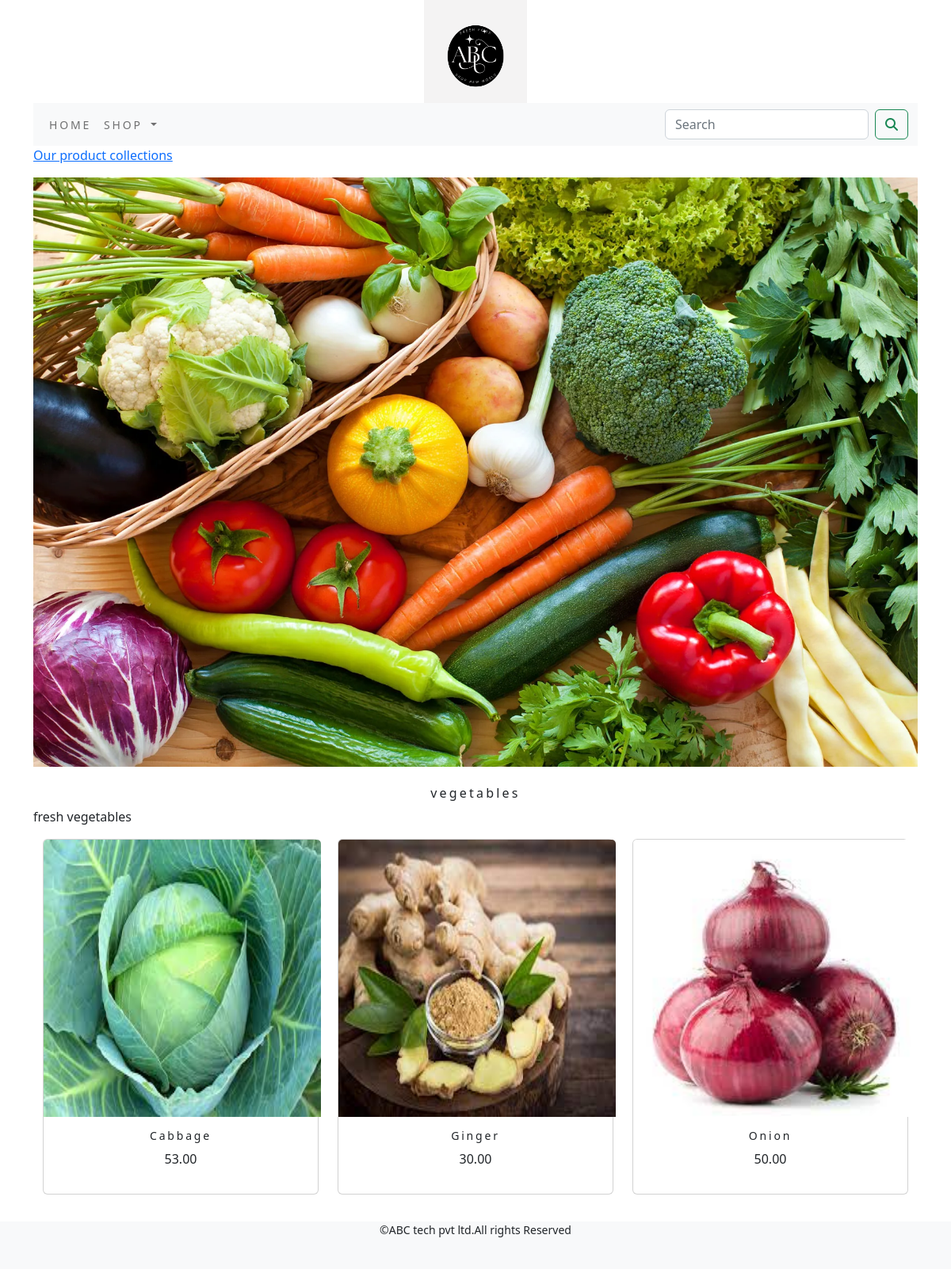
The app's page /ecommerce_app/vegetables/ with its own data.
### ecommerce_app/models.py (models this page shows, shortened)
class Category(models.Model):
    name=models.CharField(max_length=250,unique=True)
    slug=models.SlugField(max_length=250,unique=True)
    description=models.TextField(blank=True)
    image=models.ImageField(upload_to="category",blank=True)
    class Meta:
        ordering=('name',)
        verbose_name='category'
        verbose_name_plural=  'categories'
    def get_url(self):
        return reverse('ecommerce_app:products_by_category',args=[self.slug])

class Product(models.Model):
    name=models.CharField(max_length=250,unique=True)
    slug=models.SlugField(max_length=250,unique=True)
    description=models.TextField(blank=True)
    price=models.DecimalField(max_digits=10,decimal_places=2)
    category=models.ForeignKey(Category,on_delete=models.CASCADE)
    image=models.ImageField(upload_to="category",blank=True)
    stock=models.IntegerField()
    available=models.BooleanField(default=True)
    created=models.DateTimeField(auto_now_add=True)
    updated=models.DateTimeField(auto_now=True)
    def get_url(self):
        return reverse('ecommerce_app:prodCatdetail',args=[self.category.slug,self.slug])
    class Meta:
        ordering=('name',)
        verbose_name='product'
        verbose_name_plural='products'

### ecommerce_app/views.py (the view)
# urls.py: path('',views.allProdCat,name='allProdCat'),
def allProdCat(request,c_slug=None):
    c_page=None
    products_list=None
    if c_slug!=None:
        c_page=get_object_or_404(Category,slug=c_slug)
        products_list=Product.objects.all().filter(category=c_page,available=True)
    else:
        products_list=Product.objects.all().filter(available=True)
    paginator=Paginator(products_list,6)
    try:
        page=int(request.GET.get('page','1'))
    except:
        page=1
    try:
        products= paginator.page(page)
    except (EmptyPage,InvalidPage):
        products=paginator.page(paginator.num_pages)
    return render(request,"category.html",{'category':c_page,'products':products})

### cart/context_processors.py (called while the page is built)
def counter(request):
    item_count=0
    if 'admin' in request.path:
        return {}
    else:
        try:
            cart=Cart.objects.filter(cart_id=_cart_id(request))
            cart_items=CartItem.objects.all().filter(cart=cart[:1])
            for cart_item in cart_items:
                item_count +=cart_item.quantity
        except Cart.DoesnotExist:
            item_count =0
    return dict(item_count=item_count)

### cart/views.py (called while the page is built)
def _cart_id(request):
    cart=request.session.session_key
    if not cart:
        cart=request.session.create()
    return  cart

### ecommerce_app/context_processors.py (called while the page is built)
def menu_links(request):
    links=Category.objects.all()
    return dict(links=links)

### templates/category.html (shortened to what this page needs)
{% extends 'base.html' %}
{% load static %}
{% block content %}
    {% if category %}
    <div>
        <div class="row my_row_class">
            <div class="mx-auto">
            <p><a href="{% url 'ecommerce_app:allProdCat' %}">Our product collections</a></p>
        </div>
        </div>
    </div>
    {% endif %}
<div class="mx_auto">
    {% if category %}
        <img  class="my_image" src="{{category.image.url}}" alt="{{category.name}}">
</div>
    <br>
<div>
        <h1 class="text-center my_title">{{category.name}}</h1>
        <p class="text-justify">{{category.description}}</p>
</div>
    {% endif %}
<div class="container">
    <div class="row mx_auto">
        {% for product in products.object_list %}
        <div class="my_bottom_margin col-9 col-sm-12 col-md-4  xol-lg-4">
            <div class="card text-center" style="min-width:18rem;">
                <a href="{{product.get_url}}"><img class="card-img-top my_image" src="{{product.image.url}}" alt="{{product.name}}" style="width:350px; height:350px;"></a>
                <div class="card-body">
                    <h4>{{product.name}}</h4>
                    <p>{{product.price}}</p>
                </div>
            </div>
        </div>
        {% endfor %}
    </div>
    <br>
</div>
{% endblock %}

### static/css/custom.css (style rules this page uses)
body { font-family: 'Roboto', sans-serif; font-family: 'Roboto Condensed', sans-serif; }
.my_row_class { padding_top:15px; }
.my_image { width:100%; height:auto; }
.my_title { font-size:16px; text_transform:uppercase; letter-spacing:.2em; }
.my_bottom_margin { margin-bottom:10px; }
.card-body h4 { font-size:14px; text_transform:uppercase; letter-spacing:.2em; }
,custom_a { text_decoration:none; }

### records on screen
Category: image (picture), name "vegetables", description "fresh vegetables"
Product: image (picture), name "Cabbage", price "53.00"
Product: image (picture), name "Ginger", price "30.00"
Product: image (picture), name "Onion", price "50.00"
